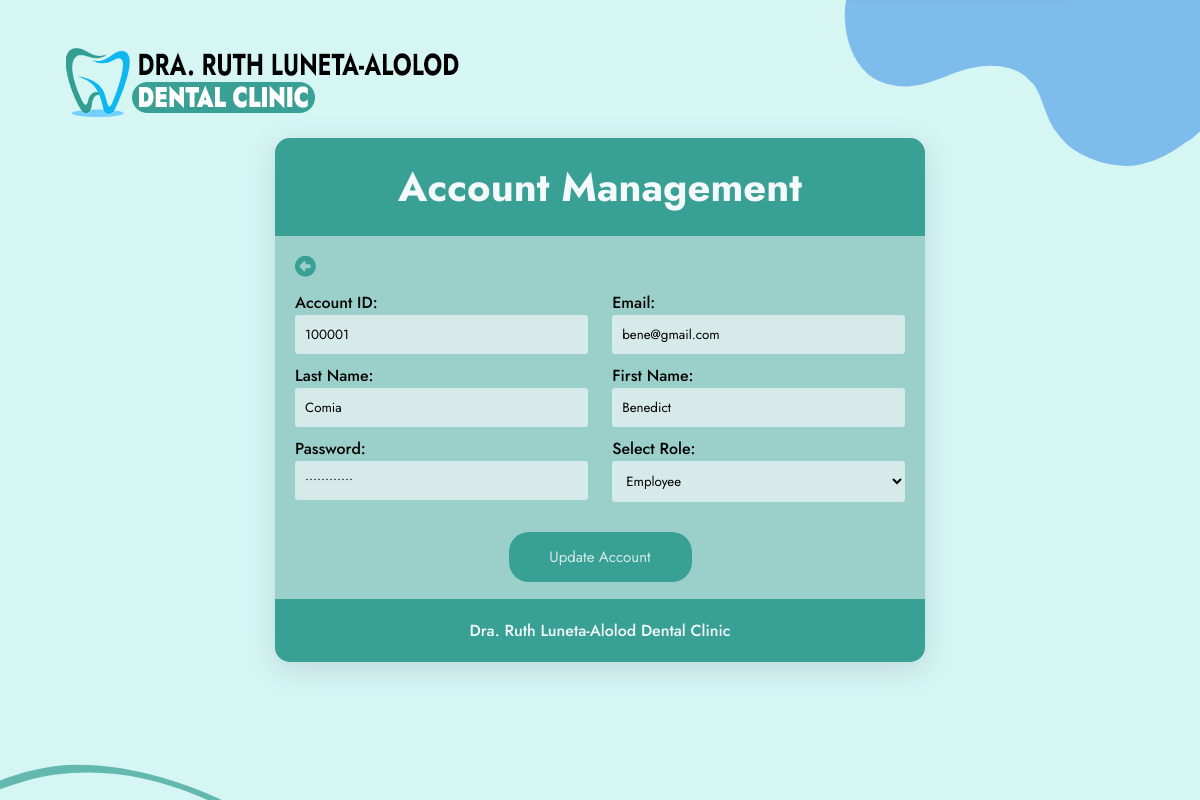
Screenshot of /pages/editAccount.php?accountID=100001 (signed in) with the database file from the repository.
### tables this page shows
CREATE TABLE `accounts` (
  `accountID` int(10) NOT NULL,
  `accFirstName` varchar(100) NOT NULL,
  `accLastName` varchar(100) NOT NULL,
  `accEmail` varchar(100) NOT NULL,
  `accPassword` varchar(20) NOT NULL,
  `accRole` varchar(20) DEFAULT NULL
);

### pages/editAccount.php (the view, shortened to what this page needs)
<?php
include("../phpFiles/dbConnect.php");
$accountID = "";
$accFirstName = "";
$accLastName = "";
$accEmail = "";
$accPassword = "";
$accRole = "";
if($_SERVER['REQUEST_METHOD'] == 'GET'){
    $accountID = $_GET['accountID'];
    $sql = "SELECT * FROM accounts WHERE accountID = $accountID";
    $result = $conn->query($sql);
    $row = $result->fetch_assoc();
        $accountID = $row["accountID"];
        $accFirstName = $row["accFirstName"];
        $accLastName = $row["accLastName"];
        $accEmail = $row["accEmail"];
        $accPassword = $row["accPassword"];
        $accRole = $row["accRole"];
}
?>
<!DOCTYPE html>
<html lang="en">
<head>
    <link rel="stylesheet" href="../styles/requestUpdate.css">
    <?php include("../pages/header.php");?>
</head>
<body>
    <div class="am-container">
        <div class="am-body">
            <div class="am-head">
                <h1>Account Management</h1>
            </div>
            <form class="am-body-box" method="post" action="editAccount.php">
                <a href="accountManagement.php"><i class="fas fa-arrow-alt-circle-left"></i></a>
                <div class="am-row">
                    <div class="am-col-6">
                        <p>Account ID: </p>
                        <input type="text" name="accountID" id="accountID" value="<?php echo $accountID; ?>" readonly>
                    </div>
                    <div class="am-col-6">
                        <p>Email: </p>
                        <input type="text" name="accEmail" id="accEmail" value="<?php echo $accEmail; ?>" readonly>
                    </div>
                     </div>
                <div class="am-row">
                    <div class="am-col-6">
                        <p>Last Name: </p>
                        <input type="text" name="accLastName" id="accLastName" value="<?php echo $accLastName; ?>"required>
                    </div>
                    <div class="am-col-6">
                        <p>First Name: </p>
                        <input type="text" name="accFirstName" id="accFirstName" value="<?php echo $accFirstName; ?>" required>
                    </div>
                </div>
                <div class="am-row">
                    <div class="am-col-6">
                        <p>Password: </p>
                        <input type="password" name="accPassword" id="accPassword" placeholder="Enter Password" pattern="^(?=.*[a-z])(?=.*[A-Z])(?=.*\d)(?=.*[@$!%*?_&])[A-Za-z\d@$!%*?_&]{8,}$"
                        title="Password must be at least 8 characters with a mix of uppercase and lowercase letters, numbers, and special characters." value="<?php echo $accPassword; ?>" required>
                    </div>
                    <div class="am-col-6">
                        <p>Select Role: </p>
                        <select name="s-select">
                            <option value="Employee" <?php echo ($accRole == 'Employee') ? 'selected' : ''; ?>>Employee</option>
                        </select>
                    </div>
                </div>
                <div class="am-row">
                    <div class="am-col-3">
                        <button type="submit" name="submit"> Update Account</button>
                    </div>
                </div>
            </form>
            <div class="am-footer">
                    <p>Dra. Ruth Luneta-Alolod Dental Clinic</p>
                </div>
        </div>
    </div>
</body>
</html>

### styles/requestUpdate.css (style rules this page uses)
* { margin: 0; padding: 0; box-sizing: border-box; font-family: 'Jost', sans-serif; }
:root { --green: #39a096; --lightblue: #a0cad8; --white: #f4f4f4; --darkwhite: #f4fafa; }
body { font-family: "Poppins", sans-serif; }
h1 { font-size: 40px; color: #f4fafa; }
.am-container { display: flex; justify-content: center; align-items: center; width: 100%; min-height: 100vh; overflow-y: auto; padding: 20px 16px; background-image: url("../images/dental-background.png"); }
.am-body { width: 650px; background-color: #9bcfca; border-radius: 15px; box-shadow: rgba(100, 100, 111, 0.2) 0px 7px 29px 0px; }
input, textarea, select { width: 100%; background-color: #d6ebe9; border: none; outline: none; padding: 10px; margin-top: 1px; resize: none; border-radius: 3px; }
.am-head { background-color: #38a095; padding: 20px 10px; text-align: center; color: #f4fafa; border-top-right-radius: 15px; border-top-left-radius: 15px; }
.am-footer { background-color: #38a095; padding: 20px 10px; text-align: center; color: #f4fafa; border-bottom-right-radius: 15px; border-bottom-left-radius: 15px; }
.am-row { display: flex; justify-content: space-between; padding: 5px 0; }
.am-col-3 { width: 100%; display: flex; justify-content: center; }
.am-col-6 { width: 48%; }
.am-body-box { padding: 20px; }
p, label { font-weight: 500; color: #040404 }
.am-footer>p { color: #f4fafa; }
button { width: 30%; height: 80%; background-color: #38a095; color: #d6ebe9; border: none; outline: none; padding: 10px; margin-top: 20px; resize: none; border-radius: 20px; font-size: 15px; }
i { font-size: 1.3rem; color: #38a095; margin-bottom: 10px; }

### rows the page displays
accounts: accountID "100001", accEmail "bene@gmail.com", accLastName "Comia", accFirstName "Benedict", s-select "Employee"
